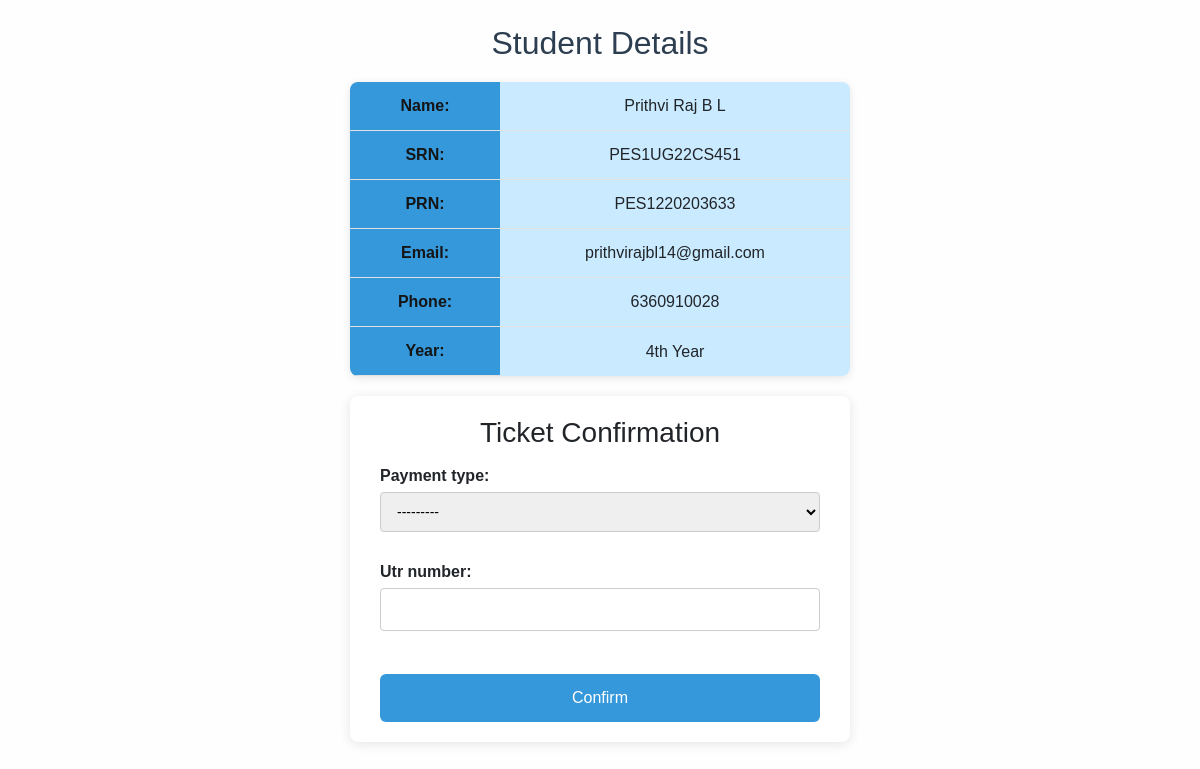
Screenshot of /organiser/registration/3/ (signed in) with the database file from the repository.
### ticketing/models.py (models this page shows, shortened)
class Registration(models.Model):
    YEAR_CHOICES = [
        ('1st Year', '1st Year'),
        ('2nd Year', '2nd Year'),
        ('3rd Year', '3rd Year'),
        ('4th Year', '4th Year'),
        ('Graduated', 'Graduated'),
    ]
    name = models.CharField(max_length=100)
    srn = models.CharField(max_length=50)
    prn = models.CharField(max_length=50, blank=True, null=True)
    year = models.CharField(max_length=20, choices=YEAR_CHOICES)
    email = models.EmailField()
    phone = models.CharField(max_length=10)
    created_at = models.DateTimeField(auto_now_add=True)

### ticketing/views.py (the view)
# urls.py: path('organiser/registration/<int:registration_id>/', views.registration_detail, name='registration_detail'),
@never_cache
@login_required
@user_passes_test(is_organiser, login_url='no_permission')
def registration_detail(request, registration_id):
    registration = get_object_or_404(Registration, id=registration_id)
    if request.method == 'POST':
        form = TicketConfirmationForm(request.POST)
        if form.is_valid():
            confirmation_exists = TicketConfirmation.objects.filter(student=registration).exists()
            if confirmation_exists:
                messages.error(request, "This ticket has already been confirmed.")
                return redirect('organiser_dashboard')
            try:
                confirmation = form.save(commit=False)
                confirmation.student = registration
                confirmation.confirmed_by = request.user
                confirmation.save()
                messages.success(request, "Ticket confirmed successfully.")
                return redirect('organiser_dashboard')
            except IntegrityError:
                messages.error(request, "Duplicate confirmation detected.")
                return redirect('organiser_dashboard')
    else:
        form = TicketConfirmationForm()
    return render(request, 'ticketing/registration_detail.html', {
        'registration': registration,
        'form': form,
    })

### ticketing/forms.py (shortened to what this page needs)
class TicketConfirmationForm(forms.ModelForm):
    class Meta:
        model = TicketConfirmation
        fields = ['payment_type', 'utr_number']

### ticketing/views.py (called while the page is built)
def is_organiser(user):
    return user.is_authenticated and user.groups.filter(name='Organiser').exists()

### ticketing/templates/ticketing/registration_detail.html (shortened to what this page needs)
{% extends 'ticketing/base.html' %}
{% block content %}
<h2 style="text-align: center;">Student Details</h2>
<table class="details-table">
  <tbody>
    <tr>
      <th>Name:</th>
      <td>{{ registration.name }}</td>
    </tr>
    <tr>
      <th>SRN:</th>
      <td>{{ registration.srn }}</td>
    </tr>
    <tr>
      <th>PRN:</th>
      <td>{{ registration.prn }}</td>
    </tr>
    <tr>
      <th>Email:</th>
      <td>{{ registration.email }}</td>
    </tr>
    <tr>
      <th>Phone:</th>
      <td>{{ registration.phone }}</td>
    </tr>
    <tr>
      <th>Year:</th>
      <td>{{ registration.year }}</td>
    </tr>
  </tbody>
</table>
<div class="confirmation-form-container">
  <h3 style="text-align: center;">Ticket Confirmation</h3>
  <form method="post" class="confirmation-form">
    {{ form.as_p }}
    <button type="submit">Confirm</button>
  </form>
</div>
{% endblock %}

### ticketing/static/css/styles.css (style rules this page uses)
body { margin: 0; background-color: #fefefe; font-family: Arial, sans-serif; min-height: 100vh; }
form { background: none; padding: 0; border-radius: 0; box-shadow: none; width: 100%; margin: 0; }
h2 { text-align: center; color: #2c3e50; margin-bottom: 20px; }
form label { margin-top: 14px; margin-bottom: 4px; font-weight: bold; display: block; }
input[type="text"], input[type="password"], input[type="email"], textarea, select { width: 100%; padding: 10px 12px; margin-bottom: 12px; border: 1px solid #ccc; border-radius: 4px; box-sizing: border-box; font-size: 14px; transition: border-color 0.3s ease; }
button, input[type="submit"], button.btn-primary { width: 100%; background-color: #3498db; color: white; padding: 12px 0; border: none; border-radius: 4px; font-size: 16px; cursor: pointer; transition: background-color 0.3s ease; margin-top: 10px; }
.details-table { margin: 0 auto 20px auto; border-collapse: collapse; width: 60%; max-width: 500px; box-shadow: 0 2px 8px rgba(0,0,0,0.1); background: white; border-radius: 8px; overflow: hidden; border: #333739; font-family: Arial, sans-serif; }
.details-table th, .details-table td { padding: 12px 20px; border-bottom: 1px solid #e1e1e1; text-align: center; background-color: #caeaff; }
.details-table th { background-color: #3498db; width: 30%; font-weight: 600; color: #151515; }
.details-table tr:last-child td { border-bottom: none; }
.confirmation-form-container { width: 60%; max-width: 500px; margin: 20px auto 0 auto; background: white; padding: 20px 30px; border-radius: 8px; box-shadow: 0 2px 12px rgba(0,0,0,0.1); }
.confirmation-form { font-family: Arial, sans-serif; }
.confirmation-form button { margin-top: 15px; width: 100%; padding: 12px 0; background-color: #3498db; font-size: 16px; color: white; border: none; border-radius: 6px; cursor: pointer; transition: background-color 0.3s ease; }
.cash-collected-link a:hover, { background-color: #0d6efd; color: white; text-decoration: none; }

### rows the page displays
Registration: name "Prithvi Raj B L", srn "PES1UG22CS451", prn "PES1220203633", email "prithvirajbl14@gmail.com", phone "6360910028", year "4th Year"
